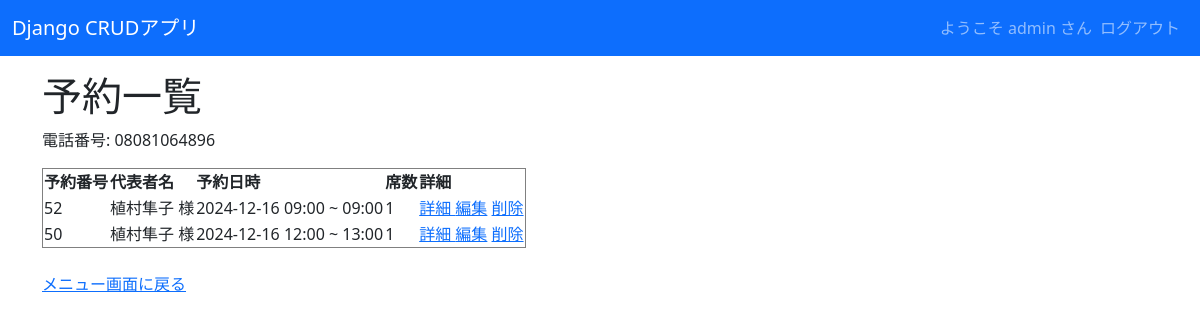
The app's page /reserve/list/?phone_number=08081064896 (signed in) with its own data.
### reservations/models.py (models this page shows, shortened)
class Reservation(models.Model):
    customer_name = models.CharField(max_length=60, verbose_name="代表者名")
    phone_number = models.CharField(max_length=15, verbose_name="お電話番号")
    hour = models.PositiveIntegerField(verbose_name="ご利用時間（最大2時間）")
    start = models.DateTimeField(verbose_name="開始時間")
    end = models.DateTimeField(verbose_name="終了時間", null=True, blank=True)
    seat_count = models.PositiveIntegerField(verbose_name="予約席数", default=1)
    remark = models.TextField(max_length=200, verbose_name="備考欄", null=True, blank=True)
    RESERVATION_IS_PREORDER = ((1, '事前注文'), (2, 'お店で注文'))
    is_preorder = models.IntegerField(choices=RESERVATION_IS_PREORDER, verbose_name="事前注文の有無")
    RESERVATION_IS_EATIN = ((1, 'イートイン'), (2, 'テイクアウト'))
    is_eatin = models.IntegerField(choices=RESERVATION_IS_EATIN, verbose_name="イートイン/テイクアウト")
    menu_items = models.ManyToManyField(Items, through='ReservationItem', verbose_name="注文メニュー")

### reservations/views.py (the view)
# urls.py: path('reserve/list/', views.ReservationListView.as_view(), name="reservation_list"),
class ReservationListView(ListView):
    model = Reservation
    template_name = 'reservations/reservation_list.html'  # 使用するテンプレート名
    context_object_name = 'reservations'  # テンプレートで使用するオブジェクト名
    def get_queryset(self):
        phone_number = self.request.GET.get('phone_number', '')  # URLクエリパラメータから電話番号を取得
        if phone_number:
            today = now().date()  # 現在の日付を取得
            return Reservation.objects.filter(
                phone_number=phone_number,
                start__date__gte=today  # 今日以降の予約を取得
            ).order_by('start')  # 予約日が近い順に並べる
        return Reservation.objects.none()  # 電話番号が渡されていない場合は空のクエリセットを返す
    def get_context_data(self, **kwargs):
        context = super().get_context_data(**kwargs)
        context['phone_number'] = self.request.GET.get('phone_number', '')  # テンプレートに電話番号を渡す
        return context

### reservations/templates/reservations/reservation_list.html (shortened to what this page needs)
{% extends 'base.html' %}
{% block content %}
<h1>予約一覧</h1>
{% if phone_number %}
    <p>電話番号: {{ phone_number }}</p>
{% endif %}
{% if reservations %}
    <table border="1">
        <thead>
            <tr>
                <th>予約番号</th>
                <th>代表者名</th>
                <th>予約日時</th>
                <th>席数</th>
                <th>詳細</th>
            </tr>
        </thead>
        <tbody>
            {% for reservation in reservations %}
                <tr>
                    <td>{{ reservation.id }}</td>
                    <td>{{ reservation.customer_name }} 様</td>
                    <td>
                        {{ reservation.start|date:"Y-m-d H:i" }} ~
                        {{ reservation.end|date:"H:i" }}
                    </td>
                    <td>{{ reservation.seat_count }}</td>
                    <td>
                        <a href="{% url 'reservation_detail' pk=reservation.pk %}">詳細 </a>
                        <a href="{% url 'reservation_edit' pk=reservation.pk %}">編集</a>
                        <a href="{% url 'reservation_delete' pk=reservation.pk %}">削除</a>
                    </td>
                </tr>
            {% endfor %}
        </tbody>
    </table>
{% else %}
    <p>一致する予約は見つかりませんでした。</p>
{% endif %}
<br>
<a href="{% url 'menu_user' %}">メニュー画面に戻る</a>
{% endblock %}

### myproject2/crud/templates/base.html (shortened to what this page needs)
<!DOCTYPE html>
<html lang="ja">
<head>
    <link href="https://cdn.jsdelivr.net/npm/bootstrap@5.3.0-alpha3/dist/css/bootstrap.min.css" rel="stylesheet">
</head>
<body>
    <nav class="navbar navbar-expand-lg navbar-dark bg-primary" style="margin-bottom: 1rem;">
        <div class="container-fluid">
            <a class="navbar-brand" href="{% url 'list' %}">Django CRUDアプリ</a>
            <div class="collapse navbar-collapse" id="navbarNav">
                <ul class="navbar-nav ms-auto">
                    {% if request.user.is_authenticated %}
                    <span class="navbar-text">
                        ようこそ {{ user.get_username }} さん
                    </span>
                    <li class="nav-item">
                        <form action="{% url 'logout' %}" method="post">
                            <input class="nav-link" type="submit" value="ログアウト">
                        </form>
                    </li>
                    {% else %}
                    <li class="nav-item">
                        <a class="nav-link" href="{% url 'login' %}">ログイン</a>
                    </li>
                    {% endif %}
                </ul>
            </div>
        </div>
    </nav>
    <div class="container">
        {% block content %}{% endblock %}
    </div>
</body>
</html>

### records on screen
Reservation: id "52", customer_name "植村隼子", start "2024-12-16 09:00", end "09:00", seat_count "1"
Reservation: id "50", customer_name "植村隼子", start "2024-12-16 12:00", end "13:00", seat_count "1"

### other values on screen
{{ user.get_username }} "admin"
{{ phone_number }} "08081064896"
